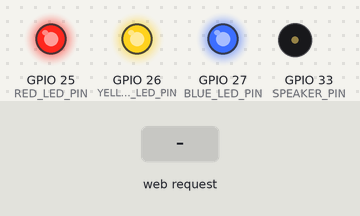
Bench run of a sketch on a simulated ESP32. Shown: output pins drawn as LEDs (lit = HIGH), buzzer (waves = sounding). The test bench sets the inputs (shaded band). What the sketch prints to the serial monitor is not drawn.

Above: at 1.2 s.
1.3 s: HTTP request GET /melody?number=1 received
At 2.65 s:
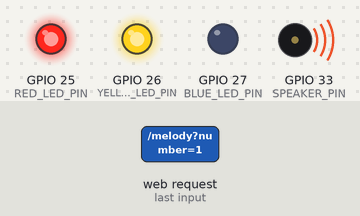
At 8.0 s:
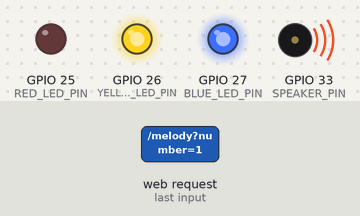
Timing chart, 0 to 10.3 s (numbered marks = the images above; inputs shaded):
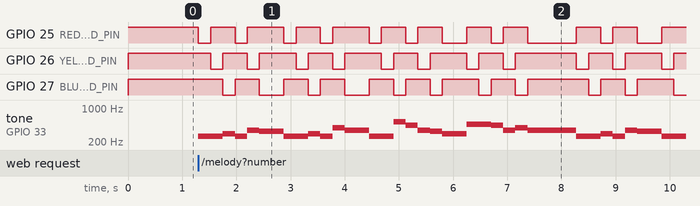

The sketch:

melody_deep.ino
```cpp
#include <WiFi.h>
#include <WebServer.h>
#include "myHtml.h"
#include "led.h"
#include "melody.h"
#include "notes.h"

WebServer server(80);

void handleRoot() {
  String html = all_HTML;
  html.replace("{{SSID}}", WiFi.softAPSSID());
  server.send(200, "text/html", html);
}

void handleMelody() {
  if (server.hasArg("number")) {
    int melodyNumber = server.arg("number").toInt();
    playMelody(melodyNumber);
    server.send(200, "text/plain", "Playing melody " + String(melodyNumber));
  }
}

void setup() {
  Serial.begin(115200);

  // WiFi AP 모드 설정
  WiFi.softAP("홍길동", NULL);

  // WiFi 설정 후에 LED와 스피커 설정
  setupLED();
  setupSpeaker();

  Serial.print("AP SSID: ");
  Serial.println(WiFi.softAPSSID());
  Serial.print("AP IP: ");
  Serial.println(WiFi.softAPIP());

  server.on("/", handleRoot);
  server.on("/melody", handleMelody);
  server.begin();
}

void loop() {
  server.handleClient();
  updateMelody(); // 멜로디 업데이트 처리
}
```

led.cpp
```cpp
#include "led.h"
#include <Arduino.h>

const int RED_LED_PIN = 25;
const int YELLOW_LED_PIN = 26;
const int BLUE_LED_PIN = 27;

void setupLED() {
  // LED 핀을 출력으로 설정
  pinMode(RED_LED_PIN, OUTPUT);
  pinMode(YELLOW_LED_PIN, OUTPUT);
  pinMode(BLUE_LED_PIN, OUTPUT);

  // 초기에는 모든 LED 끄기
  setRedLED(0);
  setYellowLED(0);
  setBlueLED(0);
}

void setRedLED(int brightness) {
  // Low에서 On이므로 반전 (255 - brightness)
  analogWrite(RED_LED_PIN, 255 - brightness);
}

void setYellowLED(int brightness) {
  // Low에서 On이므로 반전 (255 - brightness)
  analogWrite(YELLOW_LED_PIN, 255 - brightness);
}

void setBlueLED(int brightness) {
  // Low에서 On이므로 반전 (255 - brightness)
  analogWrite(BLUE_LED_PIN, 255 - brightness);
}
```

led.h
```cpp
#ifndef LED_H
#define LED_H

void setupLED();
void setRedLED(int brightness);
void setYellowLED(int brightness);
void setBlueLED(int brightness);

#endif
```

melody.cpp
```cpp
#include "melody.h"
#include "led.h"
#include "notes.h"
#include <Arduino.h>

const int SPEAKER_PIN = 33;

// 현재 재생 상태
bool isPlaying = false;
int currentMelody = 0;
int currentNote = 0;
unsigned long previousNoteTime = 0;
int noteDuration = 0;

// 멜로디 1: 생일 축하곡 (20초)
const int melody1[] = {
  NOTE_C4, NOTE_C4, NOTE_D4, NOTE_C4, NOTE_F4, NOTE_E4,
  NOTE_C4, NOTE_C4, NOTE_D4, NOTE_C4, NOTE_G4, NOTE_F4,
  NOTE_C4, NOTE_C4, NOTE_C5, NOTE_A4, NOTE_F4, NOTE_E4, NOTE_D4,
  NOTE_AS4, NOTE_AS4, NOTE_A4, NOTE_F4, NOTE_G4, NOTE_F4,

  NOTE_C4, NOTE_C4, NOTE_D4, NOTE_C4, NOTE_F4, NOTE_E4,
  NOTE_C4, NOTE_C4, NOTE_D4, NOTE_C4, NOTE_G4, NOTE_F4,
  NOTE_C4, NOTE_C4, NOTE_C5, NOTE_A4, NOTE_F4, NOTE_E4, NOTE_D4,
  NOTE_AS4, NOTE_AS4, NOTE_A4, NOTE_F4, NOTE_G4, NOTE_F4
};

const int noteDurations1[] = {
  4, 4, 4, 4, 4, 2,
  4, 4, 4, 4, 4, 2,
  4, 4, 4, 4, 4, 4, 2,
  4, 4, 4, 4, 4, 1,

  4, 4, 4, 4, 4, 2,
  4, 4, 4, 4, 4, 2,
  4, 4, 4, 4, 4, 4, 2,
  4, 4, 4, 4, 4, 1
};

// 멜로디 2: 작은 별 (20초)
const int melody2[] = {
  NOTE_C4, NOTE_C4, NOTE_G4, NOTE_G4, NOTE_A4, NOTE_A4, NOTE_G4,
  NOTE_F4, NOTE_F4, NOTE_E4, NOTE_E4, NOTE_D4, NOTE_D4, NOTE_C4,
  NOTE_G4, NOTE_G4, NOTE_F4, NOTE_F4, NOTE_E4, NOTE_E4, NOTE_D4,
  NOTE_G4, NOTE_G4, NOTE_F4, NOTE_F4, NOTE_E4, NOTE_E4, NOTE_D4,
  NOTE_C4, NOTE_C4, NOTE_G4, NOTE_G4, NOTE_A4, NOTE_A4, NOTE_G4,
  NOTE_F4, NOTE_F4, NOTE_E4, NOTE_E4, NOTE_D4, NOTE_D4, NOTE_C4
};

const int noteDurations2[] = {
  4, 4, 4, 4, 4, 4, 2,
  4, 4, 4, 4, 4, 4, 2,
  4, 4, 4, 4, 4, 4, 2,
  4, 4, 4, 4, 4, 4, 2,
  4, 4, 4, 4, 4, 4, 2,
  4, 4, 4, 4, 4, 4, 2
};

// 멜로디 3: 즐거운 나의 집 (20초)
const int melody3[] = {
  NOTE_C4, NOTE_F4, NOTE_F4, NOTE_F4, NOTE_C4, NOTE_G4,
  NOTE_F4, NOTE_E4, NOTE_F4, NOTE_C4, NOTE_A4, NOTE_G4,
  NOTE_F4, NOTE_E4, NOTE_D4, NOTE_E4, NOTE_F4, NOTE_C4,
  NOTE_F4, NOTE_F4, NOTE_F4, NOTE_C4, NOTE_G4, NOTE_F4,
  NOTE_E4, NOTE_F4, NOTE_C4, NOTE_A4, NOTE_G4,
  NOTE_F4, NOTE_E4, NOTE_D4, NOTE_E4, NOTE_F4, NOTE_C4
};

const int noteDurations3[] = {
  4, 4, 4, 4, 4, 4,
  4, 4, 4, 4, 4, 4,
  4, 4, 4, 4, 4, 2,
  4, 4, 4, 4, 4, 4,
  4, 4, 4, 4, 4,
  4, 4, 4, 4, 4, 2
};

// 멜로디 4: 도레미송 (20초)
const int melody4[] = {
  NOTE_C4, NOTE_D4, NOTE_E4, NOTE_F4, NOTE_G4, NOTE_A4, NOTE_B4, NOTE_C5,
  NOTE_C5, NOTE_B4, NOTE_A4, NOTE_G4, NOTE_F4, NOTE_E4, NOTE_D4, NOTE_C4,
  NOTE_C4, NOTE_E4, NOTE_G4, NOTE_C5, NOTE_C5, NOTE_G4, NOTE_E4, NOTE_C4,
  NOTE_D4, NOTE_F4, NOTE_A4, NOTE_D5, NOTE_D5, NOTE_A4, NOTE_F4, NOTE_D4,
  NOTE_E4, NOTE_G4, NOTE_B4, NOTE_E5, NOTE_E5, NOTE_B4, NOTE_G4, NOTE_E4
};

const int noteDurations4[] = {
  4, 4, 4, 4, 4, 4, 4, 4,
  4, 4, 4, 4, 4, 4, 4, 4,
  4, 4, 4, 4, 4, 4, 4, 4,
  4, 4, 4, 4, 4, 4, 4, 4,
  4, 4, 4, 4, 4, 4, 4, 4
};

// 멜로디 5: 영화 메인 테마 (20초)
const int melody5[] = {
  NOTE_C4, NOTE_G3, NOTE_C4, NOTE_G3, NOTE_C4, NOTE_G3, NOTE_C4,
  NOTE_D4, NOTE_A3, NOTE_D4, NOTE_A3, NOTE_D4, NOTE_A3, NOTE_D4,
  NOTE_E4, NOTE_B3, NOTE_E4, NOTE_B3, NOTE_E4, NOTE_B3, NOTE_E4,
  NOTE_F4, NOTE_C4, NOTE_F4, NOTE_C4, NOTE_F4, NOTE_C4, NOTE_F4,
  NOTE_G4, NOTE_D4, NOTE_G4, NOTE_D4, NOTE_G4, NOTE_D4, NOTE_G4
};

const int noteDurations5[] = {
  4, 4, 4, 4, 4, 4, 4,
  4, 4, 4, 4, 4, 4, 4,
  4, 4, 4, 4, 4, 4, 4,
  4, 4, 4, 4, 4, 4, 4,
  4, 4, 4, 4, 4, 4, 4
};

// 멜로디 6: 게임 BGM (20초)
const int melody6[] = {
  NOTE_C4, NOTE_E4, NOTE_G4, NOTE_C5, NOTE_G4, NOTE_E4,
  NOTE_D4, NOTE_F4, NOTE_A4, NOTE_D5, NOTE_A4, NOTE_F4,
  NOTE_E4, NOTE_G4, NOTE_B4, NOTE_E5, NOTE_B4, NOTE_G4,
  NOTE_F4, NOTE_A4, NOTE_C5, NOTE_F5, NOTE_C5, NOTE_A4,
  NOTE_G4, NOTE_B4, NOTE_D5, NOTE_G5, NOTE_D5, NOTE_B4,
  NOTE_A4, NOTE_C5, NOTE_E5, NOTE_A5, NOTE_E5, NOTE_C5
};

const int noteDurations6[] = {
  4, 4, 4, 4, 4, 4,
  4, 4, 4, 4, 4, 4,
  4, 4, 4, 4, 4, 4,
  4, 4, 4, 4, 4, 4,
  4, 4, 4, 4, 4, 4,
  4, 4, 4, 4, 4, 4
};

void setupSpeaker() {
  pinMode(SPEAKER_PIN, OUTPUT);
  digitalWrite(SPEAKER_PIN, LOW);
}

void playMelody(int number) {
  if (number >= 1 && number <= 6) {
    currentMelody = number;
    currentNote = 0;
    isPlaying = true;
    previousNoteTime = millis();
    noteDuration = 0; // 첫 번째 음표 바로 시작
  }
}

void updateMelody() {
  if (!isPlaying) return;

  unsigned long currentTime = millis();

  if (currentTime - previousNoteTime >= noteDuration) {
    // 다음 음표로 이동
    const int* melody = nullptr;
    const int* durations = nullptr;
    int length = 0;

    switch (currentMelody) {
      case 1: melody = melody1; durations = noteDurations1; length = sizeof(melody1)/sizeof(melody1[0]); break;
      case 2: melody = melody2; durations = noteDurations2; length = sizeof(melody2)/sizeof(melody2[0]); break;
      case 3: melody = melody3; durations = noteDurations3; length = sizeof(melody3)/sizeof(melody3[0]); break;
      case 4: melody = melody4; durations = noteDurations4; length = sizeof(melody4)/sizeof(melody4[0]); break;
      case 5: melody = melody5; durations = noteDurations5; length = sizeof(melody5)/sizeof(melody5[0]); break;
      case 6: melody = melody6; durations = noteDurations6; length = sizeof(melody6)/sizeof(melody6[0]); break;
    }

    if (currentNote >= length) {
      // 멜로디 끝
      noTone(SPEAKER_PIN);
      setRedLED(0);
      setYellowLED(0);
      setBlueLED(0);
      isPlaying = false;
      return;
    }

    // 현재 음표 재생
    int note = melody[currentNote];
    int duration = 1000 / durations[currentNote]; // ms 단위로 변환

    if (note == REST) {
      noTone(SPEAKER_PIN);
    } else {
      tone(SPEAKER_PIN, note);
    }

    // LED 시각화 (순차적으로 점등)
    if (currentNote % 3 == 0) {
      setRedLED(255);
      setYellowLED(0);
      setBlueLED(0);
    } else if (currentNote % 3 == 1) {
      setRedLED(0);
      setYellowLED(255);
      setBlueLED(0);
    } else {
      setRedLED(0);
      setYellowLED(0);
      setBlueLED(255);
    }

    previousNoteTime = currentTime;
    noteDuration = duration * 0.9; // 음표 길이의 90% 동안 재생
    currentNote++;
  }
}

void stopMelody() {
  noTone(SPEAKER_PIN);
  isPlaying = false;
  setRedLED(0);
  setYellowLED(0);
  setBlueLED(0);
}
```

melody.h
```cpp
#ifndef MELODY_H
#define MELODY_H

void setupSpeaker();
void playMelody(int number);
void updateMelody();
void stopMelody();

#endif
```

myHtml.h
```cpp
#ifndef MYHTML_H
#define MYHTML_H

const char* all_HTML = R"**(
<!DOCTYPE html>
<html lang='ko'>
<head>
    <meta charset='UTF-8'>
    <meta name='viewport' content='width=device-width, initial-scale=1.0'>
    <title>🌈 ESP32 음악 상자</title>
    <style>
        * {
            box-sizing: border-box;
            margin: 0;
            padding: 0;
        }
        body {
            font-family: 'Arial Rounded MT Bold', '맑은 고딕', sans-serif;
            background: linear-gradient(135deg, #ff9a9e 0%, #fad0c4 100%);
            min-height: 100vh;
            padding: 20px;
            text-align: center;
        }
        .container {
            max-width: 600px;
            margin: 0 auto;
            background: rgba(255, 255, 255, 0.95);
            border-radius: 25px;
            padding: 30px;
            box-shadow: 0 15px 35px rgba(0,0,0,0.2);
        }
        .header {
            margin-bottom: 25px;
        }
        h1 {
            color: #ff6b6b;
            font-size: 2.5em;
            margin-bottom: 10px;
            text-shadow: 2px 2px 4px rgba(0,0,0,0.1);
        }
        .subtitle {
            color: #666;
            font-size: 1.2em;
            margin-bottom: 20px;
        }
        .wifi-info {
            background: linear-gradient(145deg, #e3f2fd, #bbdefb);
            padding: 15px;
            border-radius: 20px;
            margin: 20px 0;
            border: 3px solid #2196f3;
        }
        .wifi-info h3 {
            color: #1976d2;
            margin-bottom: 10px;
            font-size: 1.3em;
        }
        .melody-section {
            background: linear-gradient(145deg, #f8f9fa, #e9ecef);
            border-radius: 20px;
            padding: 25px;
            margin: 20px 0;
            border: 2px solid #dee2e6;
        }
        .melody-title {
            font-size: 1.8em;
            color: #495057;
            margin-bottom: 20px;
            font-weight: bold;
        }
        .melody-grid {
            display: grid;
            grid-template-columns: repeat(2, 1fr);
            gap: 15px;
            margin-bottom: 20px;
        }
        .melody-btn {
            padding: 20px 15px;
            border: none;
            border-radius: 20px;
            font-size: 1.1em;
            font-weight: bold;
            cursor: pointer;
            transition: all 0.3s;
            background: linear-gradient(145deg, #74b9ff, #0984e3);
            color: white;
            box-shadow: 0 5px 15px rgba(116, 185, 255, 0.4);
        }
        .melody-btn:hover {
            transform: translateY(-3px);
            box-shadow: 0 8px 20px rgba(116, 185, 255, 0.6);
        }
        .melody-btn:active {
            transform: translateY(0);
        }
        .melody-btn:nth-child(2) {
            background: linear-gradient(145deg, #fd79a8, #e84393);
        }
        .melody-btn:nth-child(3) {
            background: linear-gradient(145deg, #fdcb6e, #f39c12);
        }
        .melody-btn:nth-child(4) {
            background: linear-gradient(145deg, #00cec9, #00b894);
        }
        .melody-btn:nth-child(5) {
            background: linear-gradient(145deg, #a29bfe, #6c5ce7);
        }
        .melody-btn:nth-child(6) {
            background: linear-gradient(145deg, #dfe6e9, #b2bec3);
            color: #2d3436;
        }
        .status {
            margin-top: 20px;
            padding: 15px;
            border-radius: 15px;
            font-weight: bold;
            font-size: 1.2em;
            background: #fff3e0;
            border: 2px solid #ff9800;
            color: #e65100;
        }
        .playing {
            background: #e8f5e8;
            border-color: #4caf50;
            color: #2e7d32;
        }
        .emoji {
            font-size: 1.3em;
            margin-right: 8px;
        }
        .led-info {
            background: linear-gradient(145deg, #fff, #f1f3f4);
            padding: 15px;
            border-radius: 15px;
            margin: 20px 0;
            border: 2px dashed #ddd;
        }
        .led-info h4 {
            color: #5f6368;
            margin-bottom: 10px;
        }
        .led-icons {
            display: flex;
            justify-content: center;
            gap: 20px;
            font-size: 2em;
            margin: 10px 0;
        }
    </style>
</head>
<body>
    <div class='container'>
        <div class='header'>
            <h1>🎵 ESP32 음악 상자</h1>
            <div class='subtitle'>버튼을 눌러 아름다운 멜로리를 들어보세요!</div>
        </div>

        <div class='wifi-info'>
            <h3>📶 연결 정보</h3>
            <p><strong>와이파이 이름:</strong> {{SSID}}</p>
            <p><strong>주소:</strong> 192.168.4.1</p>
        </div>

        <div class='led-info'>
            <h4>🎨 LED 표시등</h4>
            <p>음악이 연주될 때 LED가 함께 빛나요!</p>
            <div class='led-icons'>
                <span style='color: #ff4444;'>🔴</span>
                <span style='color: #ffaa00;'>🟡</span>
                <span style='color: #4488ff;'>🔵</span>
            </div>
            <p>빨간불 · 노란불 · 파란불이 순서대로 켜져요!</p>
        </div>

        <div class='melody-section'>
            <div class='melody-title'>🎹 재생할 멜로디 선택</div>

            <div class='melody-grid'>
                <button class='melody-btn' onclick='playMelody(1)'>
                    <span class='emoji'>🎂</span>생일 축하곡
                </button>
                <button class='melody-btn' onclick='playMelody(2)'>
                    <span class='emoji'>⭐</span>작은 별
                </button>
                <button class='melody-btn' onclick='playMelody(3)'>
                    <span class='emoji'>🏠</span>즐거운 나의 집
                </button>
                <button class='melody-btn' onclick='playMelody(4)'>
                    <span class='emoji'>🎵</span>도레미 송
                </button>
                <button class='melody-btn' onclick='playMelody(5)'>
                    <span class='emoji'>🎬</span>영화 테마
                </button>
                <button class='melody-btn' onclick='playMelody(6)'>
                    <span class='emoji'>🎮</span>게임 BGM
                </button>
            </div>

            <div id='status' class='status'>
                <span class='emoji'>⏸️</span>멜로디를 선택해주세요!
            </div>
        </div>
    </div>

    <script>
        function playMelody(number) {
            const statusDiv = document.getElementById('status');
            const melodies = [
                "🎂 생일 축하곡", "⭐ 작은 별", "🏠 즐거운 나의 집",
                "🎵 도레미 송", "🎬 영화 테마", "🎮 게임 BGM"
            ];

            statusDiv.innerHTML = `<span class='emoji'>🎵</span>재생 중: ${melodies[number-1]}...`;
            statusDiv.className = 'status playing';

            fetch('/melody?number=' + number)
                .then(response => response.text())
                .then(data => {
                    console.log(data);
                    // 25초 후에 상태 초기화 (멜로디 길이 고려)
                    setTimeout(() => {
                        statusDiv.innerHTML = `<span class='emoji'>⏸️</span>멜로디를 선택해주세요!`;
                        statusDiv.className = 'status';
                    }, 25000);
                })
                .catch(error => {
                    console.error('Error:', error);
                    statusDiv.innerHTML = `<span class='emoji'>❌</span>재생 중 오류가 발생했어요!`;
                    statusDiv.className = 'status';
                });
        }
    </script>
</body>
</html>
)**";

#endif
```

notes.h
```cpp
#ifndef NOTES_H
#define NOTES_H

// 3옥타브 음표들 추가
#define NOTE_B3  247
#define NOTE_AS3 233
#define NOTE_A3  220
#define NOTE_GS3 208
#define NOTE_G3  196
#define NOTE_FS3 185
#define NOTE_F3  175
#define NOTE_E3  165
#define NOTE_DS3 156
#define NOTE_D3  147
#define NOTE_CS3 139
#define NOTE_C3  131

// 4옥타브 음표들
#define NOTE_C4  262
#define NOTE_CS4 277
#define NOTE_D4  294
#define NOTE_DS4 311
#define NOTE_E4  330
#define NOTE_F4  349
#define NOTE_FS4 370
#define NOTE_G4  392
#define NOTE_GS4 415
#define NOTE_A4  440
#define NOTE_AS4 466
#define NOTE_B4  494

// 5옥타브 음표들
#define NOTE_C5  523
#define NOTE_CS5 554
#define NOTE_D5  587
#define NOTE_DS5 622
#define NOTE_E5  659
#define NOTE_F5  698
#define NOTE_FS5 740
#define NOTE_G5  784
#define NOTE_GS5 831
#define NOTE_A5  880
#define NOTE_AS5 932
#define NOTE_B5  988

// 쉼표
#define REST 0

#endif
```

Measured:
- after the input at 1.3 s, GPIO 25 (RED_LED_PIN): HIGH → LOW at once, → HIGH 0.23 s later, → LOW 0.45 s later, → HIGH 0.23 s later, … (22 changes in this stretch); GPIO 26 (YELLOW_LED_PIN): HIGH → LOW after 0.23 s, → HIGH 0.23 s later, → LOW 0.45 s later, → HIGH 0.23 s later, … (22 changes in this stretch)
